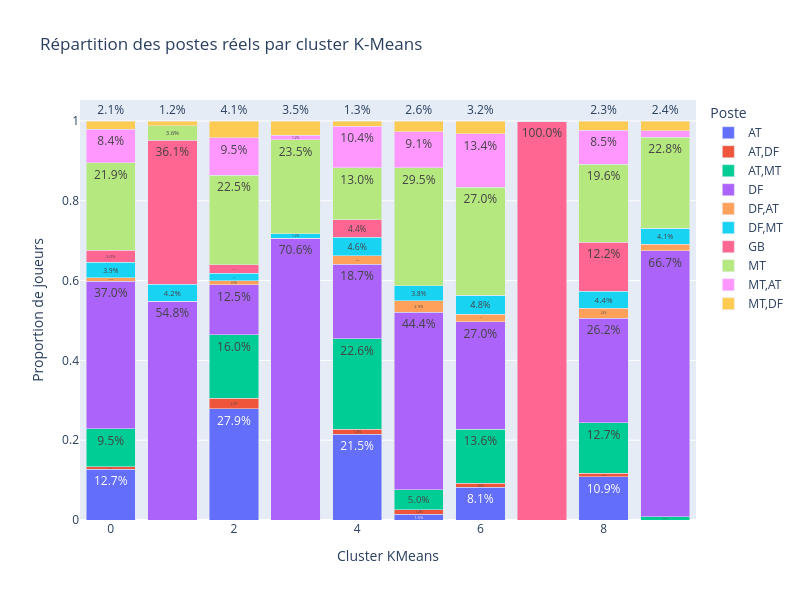

Notebook code cell kept with this figure:
### Code cell
import plotly.express as px
import pandas as pd

# Transformation inverse pour retrouver les noms de postes
postes_reels = label_encoder.inverse_transform(y_encoded)

# Table de correspondance cluster ↔ poste
df_cluster_poste = pd.DataFrame({
    "Cluster": cluster_labels,
    "Poste": postes_reels
})

# Table de contingence brute
contingence = pd.crosstab(df_cluster_poste["Cluster"], df_cluster_poste["Poste"])

# Table de proportions (chaque ligne = 1 cluster)
contingence_prop = contingence.div(contingence.sum(axis=1), axis=0)

# Mise au format long pour Plotly
df_long = contingence_prop.reset_index().melt(
    id_vars="Cluster", 
    var_name="Poste", 
    value_name="Proportion"
)

# Graphique en barres empilées
fig_bar = px.bar(
    df_long,
    x="Cluster",
    y="Proportion",
    color="Poste",
    title="Répartition des postes réels par cluster K-Means",
    barmode="stack",
    text_auto=".1%"  # pourcentages sur les barres
)

fig_bar.update_layout(
    xaxis_title="Cluster KMeans",
    yaxis_title="Proportion de joueurs",
    width=800,
    height=600
)

fig_bar.show()

### Figure 1 — Plotly figure (JSON) as saved in the notebook; plotly's stock layout.template omitted (floating-point values rounded to 4 significant figures)
{"data": [{"alignmentgroup": "True", "hovertemplate": "Poste=AT<br>Cluster=%{x}<br>Proportion=%{y}<extra></extra>", "legendgroup": "AT", "marker": {"color": "#636efa", "pattern": {"shape": ""}}, "name": "AT", "offsetgroup": "AT", "orientation": "v", "showlegend": true, "textposition": "auto", "texttemplate": "%{y:.1%}", "type": "bar", "x": [0, 1, 2, 3, 4, 5, 6, 7, 8, 9], "xaxis": "x", "y": [0.1274, 0, 0.279, 0, 0.2146, 0.01462, 0.08149, 0, 0.1085, 0], "yaxis": "y"}, {"alignmentgroup": "True", "hovertemplate": "Poste=AT,DF<br>Cluster=%{x}<br>Proportion=%{y}<extra></extra>", "legendgroup": "AT,DF", "marker": {"color": "#EF553B", "pattern": {"shape": ""}}, "name": "AT,DF", "offsetgroup": "AT,DF", "orientation": "v", "showlegend": true, "textposition": "auto", "texttemplate": "%{y:.1%}", "type": "bar", "x": [0, 1, 2, 3, 4, 5, 6, 7, 8, 9], "xaxis": "x", "y": [0.005609, 0, 0.026, 0, 0.01335, 0.0117, 0.01019, 0, 0.008479, 0], "yaxis": "y"}, {"alignmentgroup": "True", "hovertemplate": "Poste=AT,MT<br>Cluster=%{x}<br>Proportion=%{y}<extra></extra>", "legendgroup": "AT,MT", "marker": {"color": "#00cc96", "pattern": {"shape": ""}}, "name": "AT,MT", "offsetgroup": "AT,MT", "orientation": "v", "showlegend": true, "textposition": "auto", "texttemplate": "%{y:.1%}", "type": "bar", "x": [0, 1, 2, 3, 4, 5, 6, 7, 8, 9], "xaxis": "x", "y": [0.09535, 0, 0.1596, 0, 0.2259, 0.04971, 0.1358, 0, 0.1266, 0.00813], "yaxis": "y"}, {"alignmentgroup": "True", "hovertemplate": "Poste=DF<br>Cluster=%{x}<br>Proportion=%{y}<extra></extra>", "legendgroup": "DF", "marker": {"color": "#ab63fa", "pattern": {"shape": ""}}, "name": "DF", "offsetgroup": "DF", "orientation": "v", "showlegend": true, "textposition": "auto", "texttemplate": "%{y:.1%}", "type": "bar", "x": [0, 1, 2, 3, 4, 5, 6, 7, 8, 9], "xaxis": "x", "y": [0.3702, 0.5482, 0.1253, 0.7059, 0.1869, 0.4444, 0.2699, 0, 0.2623, 0.6667], "yaxis": "y"}, {"alignmentgroup": "True", "hovertemplate": "Poste=DF,AT<br>Cluster=%{x}<br>Proportion=%{y}<extra></extra>", "legendgroup": "DF,AT", "marker": {"color": "#FFA15A", "pattern": {"shape": ""}}, "name": "DF,AT", "offsetgroup": "DF,AT", "orientation": "v", "showlegend": true, "textposition": "auto", "texttemplate": "%{y:.1%}", "type": "bar", "x": [0, 1, 2, 3, 4, 5, 6, 7, 8, 9], "xaxis": "x", "y": [0.008013, 0, 0.009456, 0, 0.02156, 0.02924, 0.01868, 0, 0.02431, 0.01626], "yaxis": "y"}, {"alignmentgroup": "True", "hovertemplate": "Poste=DF,MT<br>Cluster=%{x}<br>Proportion=%{y}<extra></extra>", "legendgroup": "DF,MT", "marker": {"color": "#19d3f3", "pattern": {"shape": ""}}, "name": "DF,MT", "offsetgroup": "DF,MT", "orientation": "v", "showlegend": true, "textposition": "auto", "texttemplate": "%{y:.1%}", "type": "bar", "x": [0, 1, 2, 3, 4, 5, 6, 7, 8, 9], "xaxis": "x", "y": [0.03926, 0.04217, 0.01891, 0.01176, 0.0462, 0.03801, 0.04754, 0, 0.04353, 0.04065], "yaxis": "y"}, {"alignmentgroup": "True", "hovertemplate": "Poste=GB<br>Cluster=%{x}<br>Proportion=%{y}<extra></extra>", "legendgroup": "GB", "marker": {"color": "#FF6692", "pattern": {"shape": ""}}, "name": "GB", "offsetgroup": "GB", "orientation": "v", "showlegend": true, "textposition": "auto", "texttemplate": "%{y:.1%}", "type": "bar", "x": [0, 1, 2, 3, 4, 5, 6, 7, 8, 9], "xaxis": "x", "y": [0.03045, 0.3614, 0.02128, 0, 0.04415, 0, 0, 1, 0.1221, 0], "yaxis": "y"}, {"alignmentgroup": "True", "hovertemplate": "Poste=MT<br>Cluster=%{x}<br>Proportion=%{y}<extra></extra>", "legendgroup": "MT", "marker": {"color": "#B6E880", "pattern": {"shape": ""}}, "name": "MT", "offsetgroup": "MT", "orientation": "v", "showlegend": true, "textposition": "auto", "texttemplate": "%{y:.1%}", "type": "bar", "x": [0, 1, 2, 3, 4, 5, 6, 7, 8, 9], "xaxis": "x", "y": [0.2188, 0.03614, 0.2246, 0.2353, 0.1304, 0.2953, 0.2699, 0, 0.1962, 0.2276], "yaxis": "y"}, {"alignmentgroup": "True", "hovertemplate": "Poste=MT,AT<br>Cluster=%{x}<br>Proportion=%{y}<extra></extra>", "legendgroup": "MT,AT", "marker": {"color": "#FF97FF", "pattern": {"shape": ""}}, "name": "MT,AT", "offsetgroup": "MT,AT", "orientation": "v", "showlegend": true, "textposition": "auto", "texttemplate": "%{y:.1%}", "type": "bar", "x": [0, 1, 2, 3, 4, 5, 6, 7, 8, 9], "xaxis": "x", "y": [0.08413, 0, 0.09456, 0.01176, 0.1037, 0.09064, 0.1341, 0, 0.08479, 0.01626], "yaxis": "y"}, {"alignmentgroup": "True", "hovertemplate": "Poste=MT,DF<br>Cluster=%{x}<br>Proportion=%{y}<extra></extra>", "legendgroup": "MT,DF", "marker": {"color": "#FECB52", "pattern": {"shape": ""}}, "name": "MT,DF", "offsetgroup": "MT,DF", "orientation": "v", "showlegend": true, "textposition": "auto", "texttemplate": "%{y:.1%}", "type": "bar", "x": [0, 1, 2, 3, 4, 5, 6, 7, 8, 9], "xaxis": "x", "y": [0.02083, 0.01205, 0.04137, 0.03529, 0.01335, 0.02632, 0.03226, 0, 0.02318, 0.02439], "yaxis": "y"}], "layout": {"barmode": "stack", "height": 600, "legend": {"title": {"text": "Poste"}, "tracegroupgap": 0}, "title": {"text": "Répartition des postes réels par cluster K-Means"}, "width": 800, "xaxis": {"anchor": "y", "domain": [0, 1], "title": {"text": "Cluster KMeans"}}, "yaxis": {"anchor": "x", "domain": [0, 1], "title": {"text": "Proportion de joueurs"}}}}
